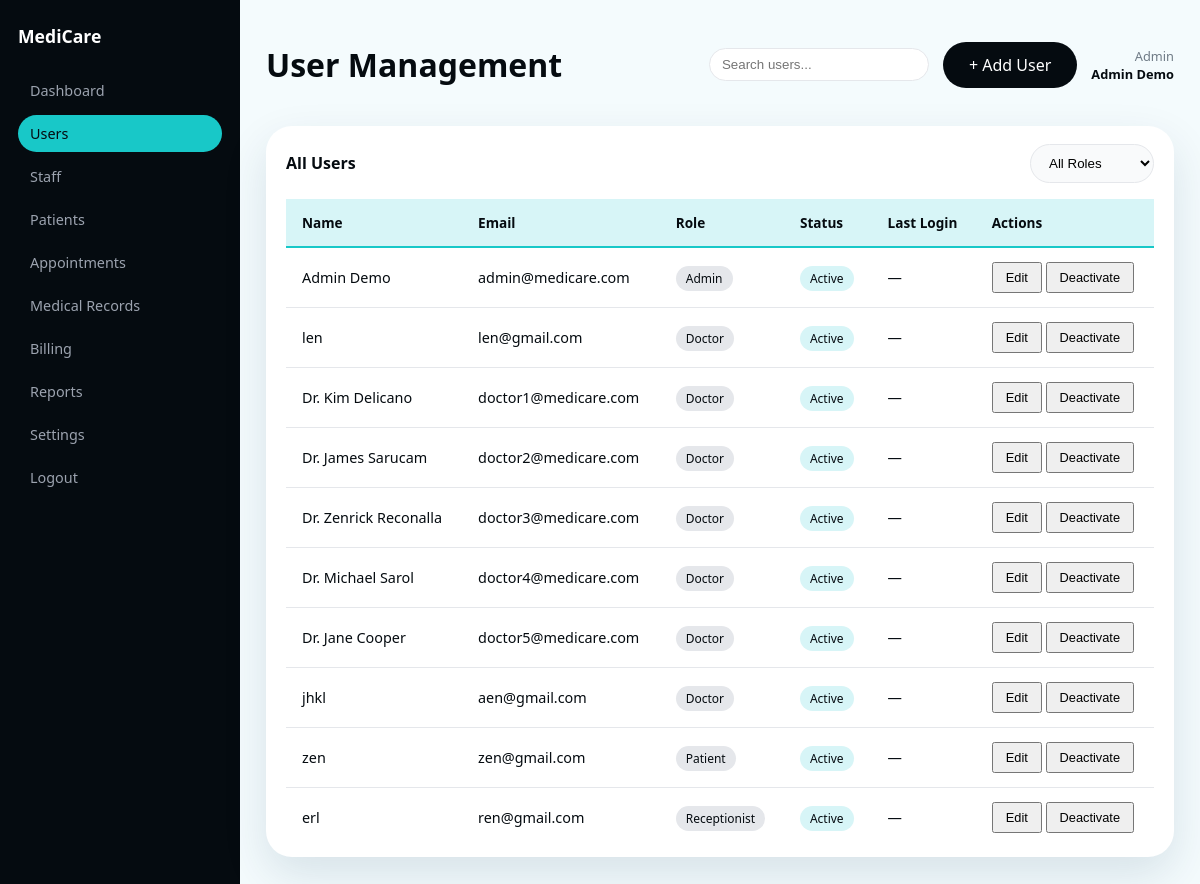
The app's page /medicare-clinic/index.php?page=admin-users (signed in), older data.
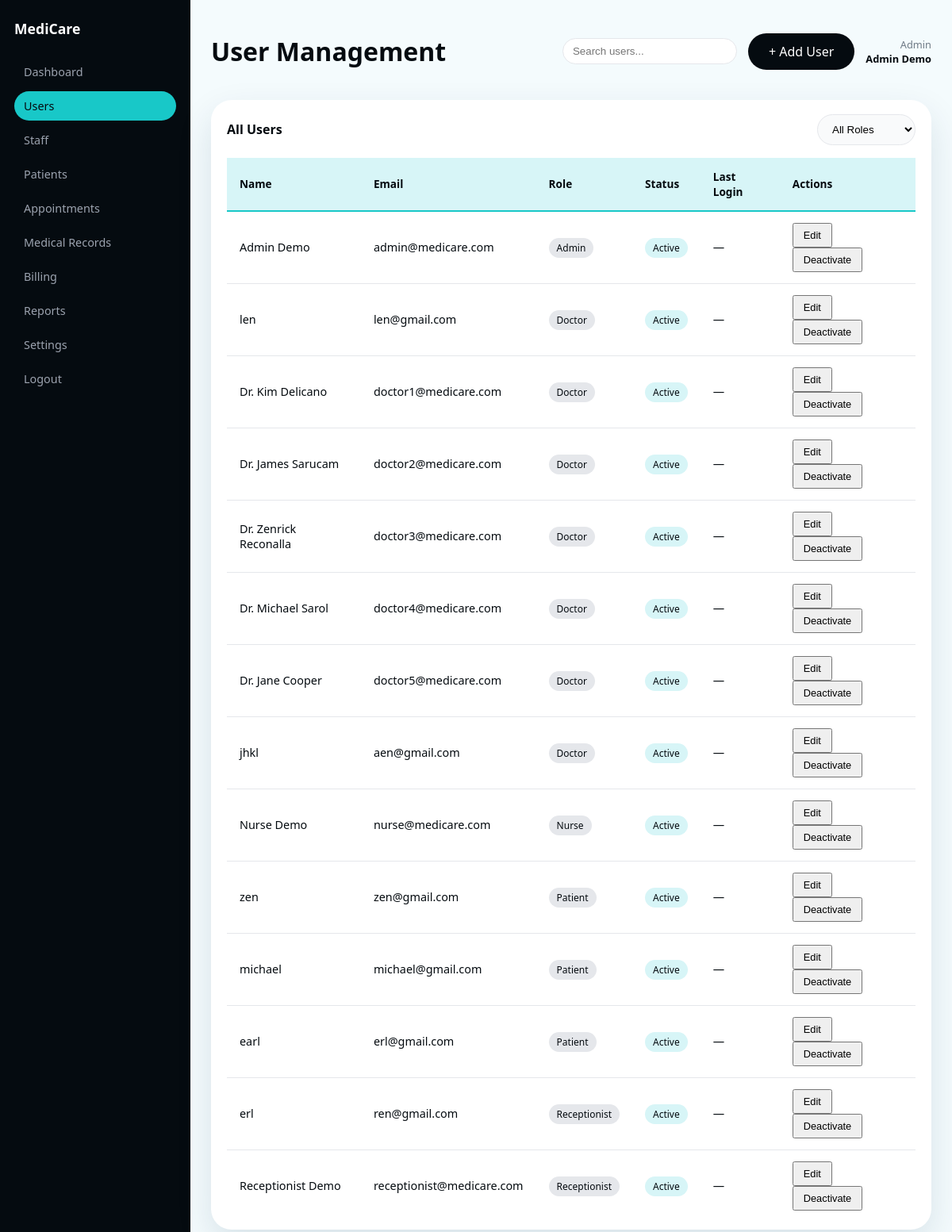
The same page, newer data.
### tables this page shows
CREATE TABLE users (
            id INTEGER PRIMARY KEY AUTOINCREMENT,
            email TEXT NOT NULL UNIQUE,
            password_hash TEXT NOT NULL,
            name TEXT NOT NULL,
            role TEXT NOT NULL CHECK(role IN ('admin','doctor','nurse','receptionist','patient')),
            created_at TEXT DEFAULT CURRENT_TIMESTAMP
        , department TEXT);

### medicare-clinic/config/auth.php (called while the page is built, shortened)
<?php
function current_user()
{
    return $_SESSION['user'] ?? null;
}

### medicare-clinic/app/views/admin/users.php (the view, shortened to what this page needs)
<?php
require __DIR__ . '/../layouts/admin_sidebar.php';
$pdo = $GLOBALS['pdo'] ?? null;
$user = current_user();
$sidebar = render_admin_sidebar();
$users = [];
if ($pdo) {
    $stmt = $pdo->query("SELECT id, name, email, role, created_at FROM users ORDER BY role, id");
    $users = $stmt ? $stmt->fetchAll(PDO::FETCH_ASSOC) : [];
}
?>
<div class="app-shell">
    <?php echo $sidebar; ?>
    <main class="main-content">
        <header class="main-header">
            <h1>User Management</h1>
            <div class="header-right">
                <div class="search-bar">
                    <input type="text" placeholder="Search users..." />
                </div>
                <a class="btn-primary" href="index.php?page=admin-register">+ Add User</a>
                <div class="user-info">
                    <span class="role">Admin</span>
                    <span class="name"><?php echo htmlspecialchars($user['name'] ?? 'Admin'); ?></span>
                </div>
            </div>
        </header>
        <section class="panel">
            <div class="panel-header">
                <h3>All Users</h3>
                <select>
                    <option>All Roles</option>
                </select>
            </div>
            <table class="data-table">
                <thead>
                    <tr>
                        <th>Name</th>
                        <th>Email</th>
                        <th>Role</th>
                        <th>Status</th>
                        <th>Last Login</th>
                        <th>Actions</th>
                    </tr>
                </thead>
                <tbody>
                    <?php foreach ($users as $u): ?>
                    <tr>
                        <td><?php echo htmlspecialchars($u['name']); ?></td>
                        <td><?php echo htmlspecialchars($u['email']); ?></td>
                        <td><span class="badge"><?php echo htmlspecialchars(ucfirst($u['role'])); ?></span></td>
                        <td><span class="badge cyan">Active</span></td>
                        <td>—</td>
                        <td>
                            <button class="btn-outline small">Edit</button>
                            <button class="btn-outline small">Deactivate</button>
                        </td>
                    </tr>
                    <?php endforeach; ?>
                </tbody>
            </table>
        </section>
    </main>
</div>

### medicare-clinic/app/views/layouts/admin_sidebar.php (shortened to what this page needs)
<?php
function render_admin_sidebar() {
    $user = current_user();
    $current_page = $_GET['page'] ?? 'admin';
    ?>
<aside class="sidebar">
    <div class="sidebar-logo">MediCare</div>
    <nav class="sidebar-nav">
        <a href="index.php?page=admin" class="<?php echo $current_page === 'admin' ? 'active' : ''; ?>">Dashboard</a>
        <a href="index.php?page=admin-users" class="<?php echo $current_page === 'admin-users' ? 'active' : ''; ?>">Users</a>
        <a href="index.php?page=admin-staff" class="<?php echo $current_page === 'admin-staff' ? 'active' : ''; ?>">Staff</a>
        <a href="index.php?page=admin-patients" class="<?php echo $current_page === 'admin-patients' ? 'active' : ''; ?>">Patients</a>
        <a href="index.php?page=admin-appointments" class="<?php echo $current_page === 'admin-appointments' ? 'active' : ''; ?>">Appointments</a>
        <a href="index.php?page=admin-records" class="<?php echo $current_page === 'admin-records' ? 'active' : ''; ?>">Medical Records</a>
        <a href="index.php?page=admin-billing" class="<?php echo $current_page === 'admin-billing' ? 'active' : ''; ?>">Billing</a>
        <a href="index.php?page=admin-reports" class="<?php echo $current_page === 'admin-reports' ? 'active' : ''; ?>">Reports</a>
        <a href="index.php?page=admin-settings" class="<?php echo $current_page === 'admin-settings' ? 'active' : ''; ?>">Settings</a>
        <a href="index.php?page=logout">Logout</a>
    </nav>
</aside>
    <?php
    return ob_get_clean();
}
?>

### medicare-clinic/routes/web.php (shortened to what this page needs)
<?php
require_once __DIR__ . '/../config/auth.php';
function route_request(string $page): void
{
    switch ($page) {
        case 'admin-users':
            require __DIR__ . '/../app/views/admin/users.php';
            break;
    }
}

### medicare-clinic/index.php (shortened to what this page needs)
<?php
require_once __DIR__ . '/config/auth.php';
require_once __DIR__ . '/routes/web.php';
$page = $_GET['page'] ?? 'home';
route_request($page);
$content = ob_get_clean();
?>
<!DOCTYPE html>
<html lang="en">
<head>
    <link rel="stylesheet" href="public/assets/css/style.css" />
</head>
<body>
<?php echo $content; ?>
</body>
</html>

### medicare-clinic/public/assets/css/style.css (style rules this page uses)
:root { --mc-bg: #f4fbfd; --mc-cyan: #18c8c8; --mc-cyan-soft: #d7f5f7; --mc-black: #050b10; --mc-gray: #6f7b86; --mc-white: #ffffff; --mc-radius-lg: 26px; --shadow-soft: 0 18px 45px rgba(7, 47, 79, 0.12); --font-main: system-ui, -apple-system, BlinkMacSystemFont, "Segoe UI", sans-serif; }
*, *::before, *::after { box-sizing: border-box; }
body { margin: 0; font-family: var(--font-main); background: var(--mc-bg); color: var(--mc-black); }
a { text-decoration: none; color: inherit; }
.btn-primary { background: var(--mc-black); color: var(--mc-white); padding: 12px 26px; border-radius: 999px; border: none; display: inline-flex; align-items: center; justify-content: center; cursor: pointer; }
select { width: 100%; padding: 10px 12px; border-radius: 999px; border: 1px solid #e5e7eb; background: #f9fafb; outline: none; }
.app-shell { display: grid; grid-template-columns: 240px minmax(0, 1fr); min-height: 100vh; }
.sidebar { background: var(--mc-black); color: var(--mc-white); padding: 24px 18px; display: flex; flex-direction: column; }
.sidebar-logo { font-weight: 800; font-size: 1.1rem; margin-bottom: 24px; }
.sidebar-nav { display: flex; flex-direction: column; gap: 6px; }
.sidebar-nav a { padding: 9px 12px; border-radius: 999px; font-size: 0.9rem; color: #9ca3af; }
.sidebar-nav a.active, .sidebar-nav a:hover { background: var(--mc-cyan); color: var(--mc-black); }
.main-content { padding: 22px 26px 32px; }
.main-header { display: flex; justify-content: space-between; align-items: center; margin-bottom: 18px; }
.header-right { display: flex; align-items: center; gap: 14px; }
.search-bar input { border-radius: 999px; border: 1px solid #e5e7eb; padding: 8px 12px; width: 220px; outline: none; }
.user-info { text-align: right; font-size: 0.8rem; }
.user-info .role { display: block; color: var(--mc-gray); }
.user-info .name { font-weight: 600; }
.panel { background: var(--mc-white); border-radius: var(--mc-radius-lg); box-shadow: var(--shadow-soft); padding: 18px 20px 10px; }
.panel-header { display: flex; justify-content: space-between; align-items: center; margin-bottom: 10px; }
.panel-header h3 { margin: 0; font-size: 1rem; }
.panel-header select { width: auto; padding-inline: 14px; }
.badge { padding: 4px 10px; border-radius: 999px; background: #e5e7eb; font-size: 0.75rem; }
.badge.cyan { background: var(--mc-cyan-soft); color: var(--mc-black); }
.btn-outline.small { padding: 6px 12px; font-size: 0.8rem; }
.data-table { width: 100%; border-collapse: collapse; margin-top: 16px; }
.data-table thead { background: var(--mc-cyan-soft); }
.data-table th { padding: 14px 16px; text-align: left; font-weight: 600; font-size: 0.85rem; color: var(--mc-black); border-bottom: 2px solid var(--mc-cyan); }
.data-table td { padding: 14px 16px; border-bottom: 1px solid #e5e7eb; font-size: 0.9rem; }
.data-table tbody tr:last-child td { border-bottom: none; }

Row changes from the older to the newer data that the page shows:
added users: name "Nurse Demo", email "nurse@medicare.com", role "Nurse"
added users: name "michael", email "michael@gmail.com", role "Patient"
added users: name "earl", email "erl@gmail.com", role "Patient"
added users: name "Receptionist Demo", email "receptionist@medicare.com", role "Receptionist"
